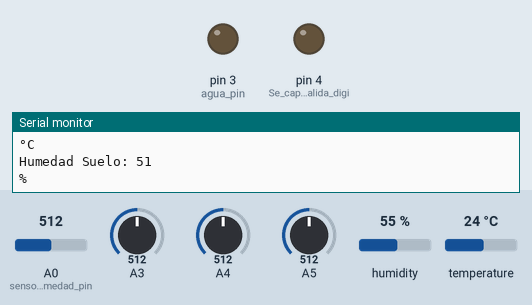
Bench run of a sketch on a simulated Arduino Uno, built with avr-gcc and run on an emulated ATmega328P. Parts: output pins drawn as LEDs (lit = HIGH), the last lines printed to the serial monitor. Inputs (shaded band) come from the test bench; at power-on: A5 = 512, A0 (sensor_humedad_pin) = 512, A3 = 512, A4 = 512, humidity 55 %, temperature 24 °C.

Above: at 2.8 s.
2.9 s: A5 set to 105
5.6 s: A5 set to 89
At 8.5 s:
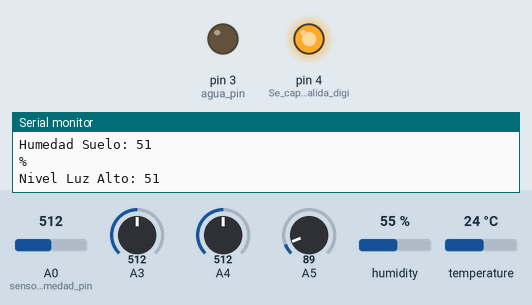
9.5 s: A0 (sensor_humedad_pin) set to 501
At 10.9 s:
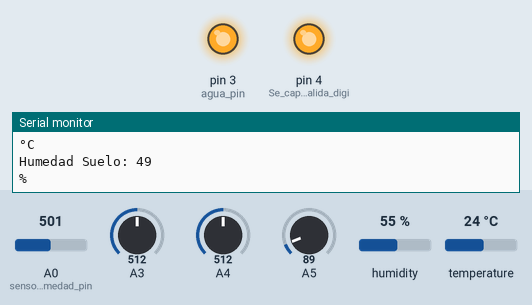
12.2 s: A5 set to 110
At 16.5 s:
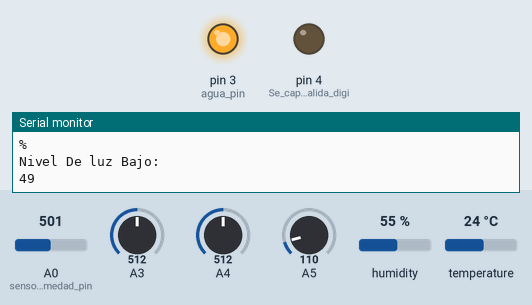
17.6 s: A5 set to 90
At 20.6 s:
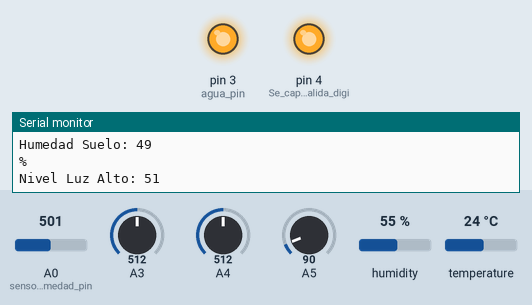
21.6 s: A5 set to 306
At 24.6 s:
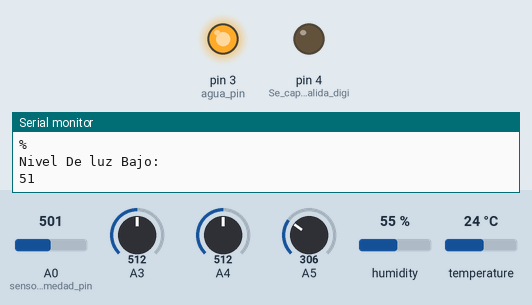
Timing chart, 0 to 26.1 s (numbered marks = the images above; inputs shaded):
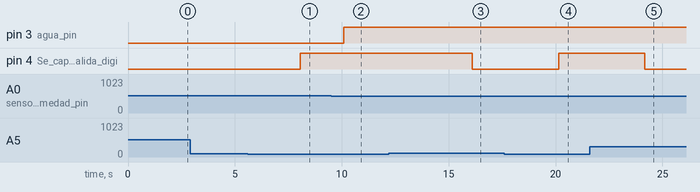

The sketch:

sistema_riego_2.ino
```cpp
#include <Adafruit_Sensor.h>//Auxiliar al DTH11
#include <DHT.h>//Sensor de humedad temperatura
#define DHTTYPE DHT11 //Se define el tipo de sensor

int sensor_humedad_pin = A0;//Sensor humedad tierra planta

int pinDHT11 = 2;//Sensor humedad y temperatura
DHT dht(pinDHT11, DHTTYPE); //Se asigna el pin y el tipo de la libreria

int fotorresistor_value = 0; //Se declara el valor de la fotoresistencia
int agua_pin = 3; //Se declara el pin de la valvula de agua
int agua_speed = 255; //Se declara la velocidad en la que trabaja la valvula de agua

int valorLDR = 0; //Se declara el valor de la fotorresistencia
void setup() {
  pinMode(A0, INPUT); //Se declara que el pin A0 es de entrada donde se conecta el sensor de humedad
  pinMode(4, OUTPUT); //Se captura la salida digital de la fotoresistencia
  pinMode(agua_pin, OUTPUT); //Salida de la bomba de agua por el pin 3
  dht.begin(); //Se inicializa el DHT
  Serial.begin(9600); //Monitor seriall
}

void loop() {
  Fotorresistor(); //inicializa el metodo de la fotoresistencia
  Sensor_humedad(); //inicializa el metodo del sensor de la humedad
}


void Fotorresistor() {
  valorLDR = analogRead(A5); //Captura los datos que llegan de la entrada analoga
  int fotorresistor_value = map(analogRead(valorLDR), 1023, 0, 100, 0); //Con esto se mapea para que de un valor
                                                                        //exacto entre 0 y 100 de la fotoresistencia
  if ( valorLDR <= 100 )//Valida la data de la fotoresistencia
  {
    digitalWrite(4, HIGH);
    Serial.print("Nivel Luz Alto: "); //Entre mas capacidad de luz imprime
    Serial.println(fotorresistor_value);
    delay(2000);
  }

  else
  {
    digitalWrite(4, LOW);
    Serial.println("Nivel De luz Bajo: ");//Entre menor capacidad de luz imprime
    Serial.println(fotorresistor_value);
    delay(2000);
  }
}

void Sensor_humedad() {
  float h = dht.readHumidity(); //leemos la humedad relativa
  float t = dht.readTemperature(); //Leemos la temperatura(°C) //Con TRUE se toma la temperatura en F°


  int valor_humedad_tierra = map(analogRead(sensor_humedad_pin),1023, 0, 100, 0); //Mapea los rangos del sensor de humedad de la tierra

  Serial.print("Humedad :"); //Imprime valor humedad
  Serial.println(h);
  Serial.println(" %\t");

  Serial.print("Temperaruta: ");
  Serial.println(t);
  Serial.println("°C");

  Serial.print("Humedad Suelo: ");
  Serial.println(valor_humedad_tierra);
  Serial.println("%");

  if (valor_humedad_tierra <= 50) { //Se hace la validacion para encender el actuador de la bomba de agua
    digitalWrite(agua_pin, HIGH);
  } else {
    digitalWrite(agua_pin, LOW);
  }
  delay(2000);
}
```

Measured:
- the behaviour switches between 101 and 100 on A5 (found by bisection; images 0 and 1)
- the behaviour switches between 512 and 511 on A0 (sensor_humedad_pin) (found by bisection; images 1 and 2)
- after the input at 5.6 s, pin 4 (Se_captura_la_salida_digi): LOW → HIGH after 2.5 s
- after the input at 9.5 s, pin 3 (agua_pin): LOW → HIGH after 0.58 s
- after the input at 12.2 s, pin 4 (Se_captura_la_salida_digi): HIGH → LOW after 3.9 s
- after the input at 17.6 s, pin 4 (Se_captura_la_salida_digi): LOW → HIGH after 2.5 s
- after the input at 21.6 s, pin 4 (Se_captura_la_salida_digi): HIGH → LOW after 2.6 s
